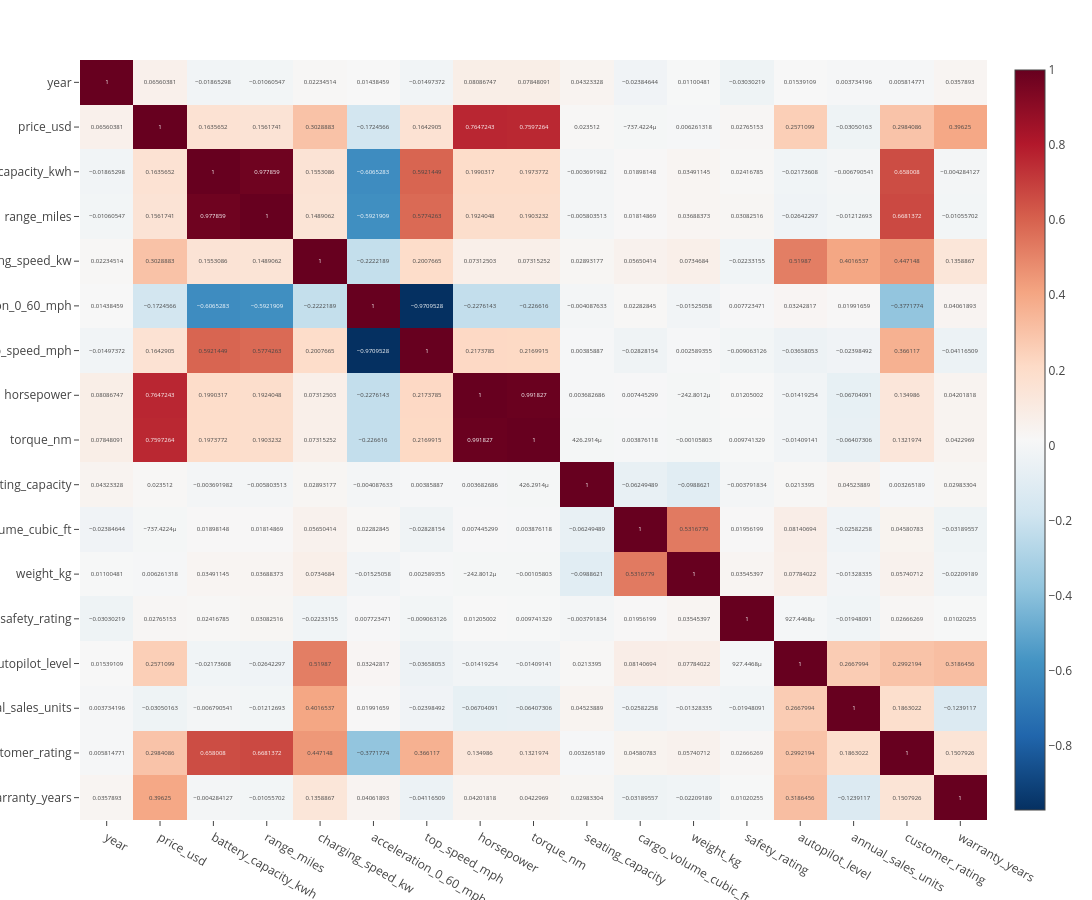

Here is the notebook cell this chart was saved with:
### Code cell
import plotly.express as px

corelasi_df = df.select_dtypes(include='number')
corr = corelasi_df.corr()
# heatmap
fig = px.imshow(
    corr,
    text_auto=True,
    aspect="auto",
    color_continuous_scale='RdBu_r'
)
fig.update_layout(
    width=1200,
    height=900
)

fig.show()

### Figure 1 — Plotly figure (JSON) as saved in the notebook; plotly's stock layout.template omitted (floating-point values rounded to 4 significant figures; data arrays with more than 128 entries replaced by an {"elided": "..."} marker saying what was removed)
{"data": [{"coloraxis": "coloraxis", "hovertemplate": "x: %{x}<br>y: %{y}<br>color: %{z}<extra></extra>", "name": "0", "texttemplate": "%{z}", "type": "heatmap", "x": ["year", "price_usd", "battery_capacity_kwh", "range_miles", "charging_speed_kw", "acceleration_0_60_mph", "top_speed_mph", "horsepower", "torque_nm", "seating_capacity", "cargo_volume_cubic_ft", "weight_kg", "safety_rating", "autopilot_level", "annual_sales_units", "customer_rating", "warranty_years"], "xaxis": "x", "y": ["year", "price_usd", "battery_capacity_kwh", "range_miles", "charging_speed_kw", "acceleration_0_60_mph", "top_speed_mph", "horsepower", "torque_nm", "seating_capacity", "cargo_volume_cubic_ft", "weight_kg", "safety_rating", "autopilot_level", "annual_sales_units", "customer_rating", "warranty_years"], "yaxis": "y", "z": {"elided": "17x17 float values"}}], "layout": {"coloraxis": {"colorscale": [[0, "rgb(5,48,97)"], [0.1, "rgb(33,102,172)"], [0.2, "rgb(67,147,195)"], [0.3, "rgb(146,197,222)"], [0.4, "rgb(209,229,240)"], [0.5, "rgb(247,247,247)"], [0.6, "rgb(253,219,199)"], [0.7, "rgb(244,165,130)"], [0.8, "rgb(214,96,77)"], [0.9, "rgb(178,24,43)"], [1, "rgb(103,0,31)"]]}, "height": 900, "margin": {"t": 60}, "width": 1200, "xaxis": {"anchor": "y", "domain": [0, 1]}, "yaxis": {"anchor": "x", "autorange": "reversed", "domain": [0, 1]}}}
